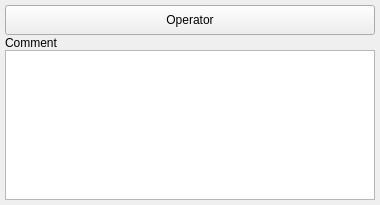
<?xml version="1.0" encoding="UTF-8"?>
<ui version="4.0">
 <class>Frame</class>
 <widget class="QFrame" name="Frame">
  <property name="geometry">
   <rect>
    <x>0</x>
    <y>0</y>
    <width>380</width>
    <height>205</height>
   </rect>
  </property>
  <property name="windowTitle">
   <string>Frame</string>
  </property>
  <widget class="QPlainTextEdit" name="pteComment">
   <property name="geometry">
    <rect>
     <x>5</x>
     <y>50</y>
     <width>370</width>
     <height>150</height>
    </rect>
   </property>
  </widget>
  <widget class="QLabel" name="qlProject_2">
   <property name="geometry">
    <rect>
     <x>5</x>
     <y>30</y>
     <width>200</width>
     <height>25</height>
    </rect>
   </property>
   <property name="autoFillBackground">
    <bool>false</bool>
   </property>
   <property name="text">
    <string>Comment</string>
   </property>
  </widget>
  <widget class="QPushButton" name="pbOperator">
   <property name="geometry">
    <rect>
     <x>5</x>
     <y>5</y>
     <width>370</width>
     <height>30</height>
    </rect>
   </property>
   <property name="text">
    <string>Operator</string>
   </property>
  </widget>
 </widget>
 <resources/>
 <connections/>
</ui>
